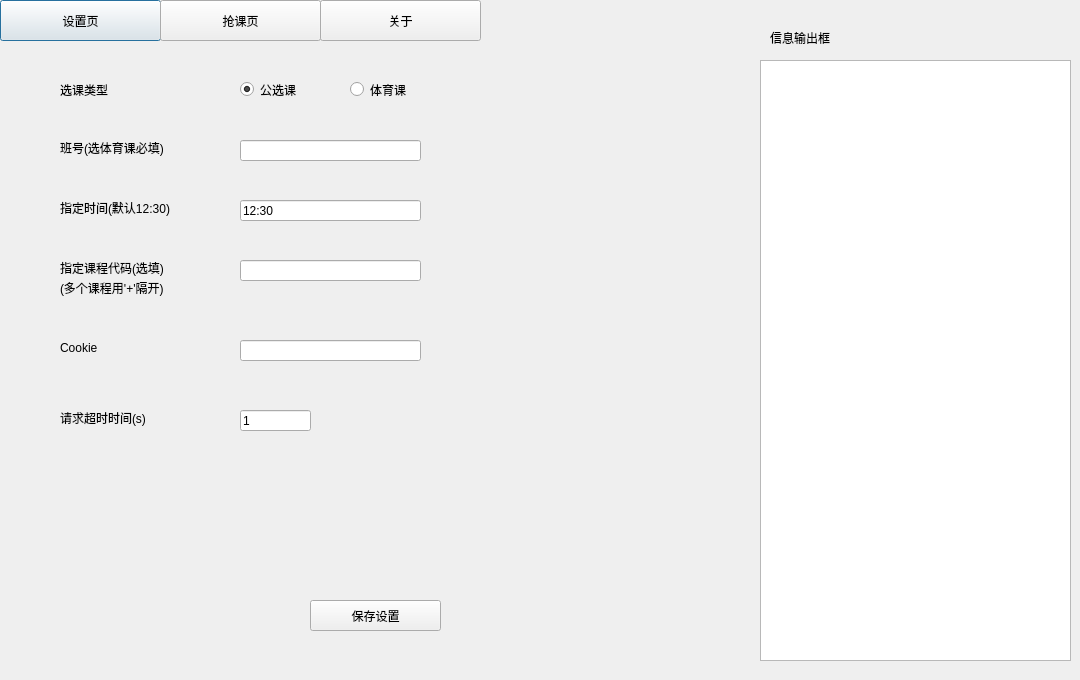
<?xml version="1.0" encoding="UTF-8"?>
<ui version="4.0">
 <class>Form</class>
 <widget class="QWidget" name="Form">
  <property name="geometry">
   <rect>
    <x>0</x>
    <y>0</y>
    <width>1080</width>
    <height>680</height>
   </rect>
  </property>
  <property name="windowTitle">
   <string>Form</string>
  </property>
  <widget class="QLabel" name="label">
   <property name="geometry">
    <rect>
     <x>60</x>
     <y>80</y>
     <width>71</width>
     <height>20</height>
    </rect>
   </property>
   <property name="text">
    <string>选课类型</string>
   </property>
  </widget>
  <widget class="QLabel" name="label_2">
   <property name="geometry">
    <rect>
     <x>60</x>
     <y>140</y>
     <width>141</width>
     <height>16</height>
    </rect>
   </property>
   <property name="text">
    <string>班号(选体育课必填)</string>
   </property>
  </widget>
  <widget class="QLabel" name="label_3">
   <property name="geometry">
    <rect>
     <x>60</x>
     <y>200</y>
     <width>151</width>
     <height>16</height>
    </rect>
   </property>
   <property name="text">
    <string>指定时间(默认12:30)</string>
   </property>
  </widget>
  <widget class="QLabel" name="label_4">
   <property name="geometry">
    <rect>
     <x>60</x>
     <y>260</y>
     <width>141</width>
     <height>16</height>
    </rect>
   </property>
   <property name="text">
    <string>指定课程代码(选填)</string>
   </property>
  </widget>
  <widget class="QLabel" name="label_5">
   <property name="geometry">
    <rect>
     <x>60</x>
     <y>280</y>
     <width>151</width>
     <height>16</height>
    </rect>
   </property>
   <property name="text">
    <string>(多个课程用'+'隔开)</string>
   </property>
  </widget>
  <widget class="QLabel" name="label_6">
   <property name="geometry">
    <rect>
     <x>60</x>
     <y>340</y>
     <width>72</width>
     <height>15</height>
    </rect>
   </property>
   <property name="text">
    <string>Cookie</string>
   </property>
  </widget>
  <widget class="QLabel" name="label_8">
   <property name="geometry">
    <rect>
     <x>60</x>
     <y>410</y>
     <width>121</width>
     <height>16</height>
    </rect>
   </property>
   <property name="text">
    <string>请求超时时间(s)</string>
   </property>
  </widget>
  <widget class="QTextBrowser" name="textBrowser">
   <property name="geometry">
    <rect>
     <x>760</x>
     <y>60</y>
     <width>311</width>
     <height>601</height>
    </rect>
   </property>
  </widget>
  <widget class="QLabel" name="label_10">
   <property name="geometry">
    <rect>
     <x>770</x>
     <y>30</y>
     <width>131</width>
     <height>16</height>
    </rect>
   </property>
   <property name="text">
    <string>信息输出框</string>
   </property>
  </widget>
  <widget class="QRadioButton" name="radioButton">
   <property name="geometry">
    <rect>
     <x>240</x>
     <y>80</y>
     <width>115</width>
     <height>19</height>
    </rect>
   </property>
   <property name="text">
    <string>公选课</string>
   </property>
   <property name="checkable">
    <bool>true</bool>
   </property>
   <property name="checked">
    <bool>true</bool>
   </property>
  </widget>
  <widget class="QRadioButton" name="radioButton_2">
   <property name="geometry">
    <rect>
     <x>350</x>
     <y>80</y>
     <width>115</width>
     <height>19</height>
    </rect>
   </property>
   <property name="text">
    <string>体育课</string>
   </property>
  </widget>
  <widget class="QLineEdit" name="lineEdit">
   <property name="geometry">
    <rect>
     <x>240</x>
     <y>140</y>
     <width>181</width>
     <height>21</height>
    </rect>
   </property>
  </widget>
  <widget class="QLineEdit" name="lineEdit_2">
   <property name="geometry">
    <rect>
     <x>240</x>
     <y>200</y>
     <width>181</width>
     <height>21</height>
    </rect>
   </property>
   <property name="inputMask">
    <string/>
   </property>
   <property name="text">
    <string>12:30</string>
   </property>
  </widget>
  <widget class="QLineEdit" name="lineEdit_3">
   <property name="geometry">
    <rect>
     <x>240</x>
     <y>260</y>
     <width>181</width>
     <height>21</height>
    </rect>
   </property>
  </widget>
  <widget class="QLineEdit" name="lineEdit_4">
   <property name="geometry">
    <rect>
     <x>240</x>
     <y>340</y>
     <width>181</width>
     <height>21</height>
    </rect>
   </property>
  </widget>
  <widget class="QLineEdit" name="lineEdit_6">
   <property name="geometry">
    <rect>
     <x>240</x>
     <y>410</y>
     <width>71</width>
     <height>21</height>
    </rect>
   </property>
   <property name="inputMask">
    <string>1</string>
   </property>
   <property name="text">
    <string>1</string>
   </property>
  </widget>
  <widget class="QPushButton" name="pushButton">
   <property name="geometry">
    <rect>
     <x>310</x>
     <y>600</y>
     <width>131</width>
     <height>31</height>
    </rect>
   </property>
   <property name="text">
    <string>保存设置</string>
   </property>
  </widget>
  <widget class="QPushButton" name="pushButton_2">
   <property name="geometry">
    <rect>
     <x>0</x>
     <y>0</y>
     <width>161</width>
     <height>41</height>
    </rect>
   </property>
   <property name="text">
    <string>设置页</string>
   </property>
   <property name="checkable">
    <bool>false</bool>
   </property>
   <property name="autoRepeat">
    <bool>false</bool>
   </property>
   <property name="autoDefault">
    <bool>false</bool>
   </property>
   <property name="default">
    <bool>true</bool>
   </property>
   <property name="flat">
    <bool>false</bool>
   </property>
  </widget>
  <widget class="QPushButton" name="pushButton_3">
   <property name="geometry">
    <rect>
     <x>160</x>
     <y>0</y>
     <width>161</width>
     <height>41</height>
    </rect>
   </property>
   <property name="text">
    <string>抢课页</string>
   </property>
  </widget>
  <widget class="QPushButton" name="pushButton_4">
   <property name="geometry">
    <rect>
     <x>320</x>
     <y>0</y>
     <width>161</width>
     <height>41</height>
    </rect>
   </property>
   <property name="text">
    <string>关于</string>
   </property>
  </widget>
 </widget>
 <resources/>
 <connections/>
</ui>
